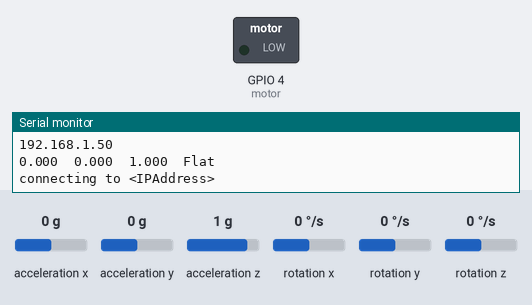
The sketch below on a simulated ESP8266 (NodeMCU). Shown: switched loads named in the sketch (green lamp = pin HIGH), the last lines printed to the serial monitor. The test bench sets the inputs (shaded band); at power-on: acceleration x 0 g, acceleration y 0 g, acceleration z 1 g, rotation x 0 °/s, rotation y 0 °/s, rotation z 0 °/s. WiFi joins after 1.5 s; servers stay silent unless stated; uploads are accepted with an empty reply.

Above: at 2.7 s.
2.8 s: acceleration x set to -0.3 g
5.2 s: acceleration x set to -0.6 g
At 5.9 s:
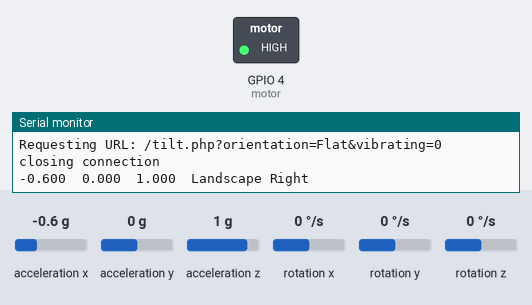
6.8 s: acceleration y set to -1.4 g
At 22.5 s:
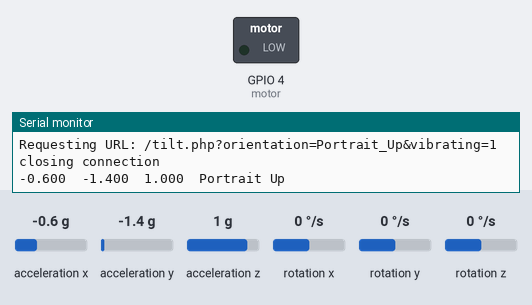
Timing chart, 0 to 23.2 s (numbered marks = the images above; inputs shaded):
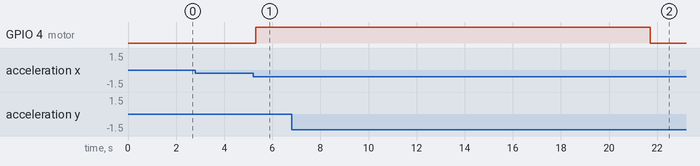

Measured:
- the behaviour switches between -0.4 and -0.5 g on acceleration x (found by bisection; images 0 and 1)
- after the input at 5.2 s, GPIO 4 (motor): LOW → HIGH after 0.11 s
- after the input at 6.8 s, GPIO 4 (motor): HIGH → LOW after 14.9 s instead of 12.4 s

The sketch:

accelerometer.ino
```cpp
#include <SparkFun_MMA8452Q.h>
#include <ESP8266WiFi.h>
#include <Wire.h> // Must include Wire library for I2C

MMA8452Q accel;
// declaring the variables for the motor attached to the sensor and the value that the motor is producing
int motor = 4;
int vibrating = 1;
// set up for a limit on the vibraton
int count = 0;
int maxnum = 10;
String previous_orientation = "Left";
// connecting sensor to WiFi
const char* ssid     = "<YourSSID>";
const char* password = "<YourPassword>";
const char* host = "<IPAddress>";
String orientation = "right";

void setup() {
  Serial.begin(9600);
  Serial.println("MMA8452Q Test Code!");

  accel.init();
  delay(10);

// sets the pin on the ESP8266 Thing for the motor to output
  pinMode (motor, OUTPUT);
// printing out that connection is being checked
  Serial.println();
  Serial.println();
  Serial.print("Connecting to ");
  Serial.println(ssid);
  WiFi.mode(WIFI_STA);
  WiFi.begin(ssid, password);
  // loop for continuous WiFi connection
  while (WiFi.status() != WL_CONNECTED) {
    delay(500);
    Serial.print(".");
  }

  Serial.println("");
  Serial.println("WiFi connected");
  Serial.println("IP address: ");
  Serial.println(WiFi.localIP());
}
// printing out the x, y, and z planes from the sensors orientation in space
  void printAccels()
{
  Serial.print(accel.x, 3);
  Serial.print("\t");
  Serial.print(accel.y, 3);
  Serial.print("\t");
  Serial.print(accel.z, 3);
  Serial.print("\t");
}
void printCalculatedAccels()
{
  Serial.print(accel.cx, 3);
  Serial.print("\t");
  Serial.print(accel.cy, 3);
  Serial.print("\t");
  Serial.print(accel.cz, 3);
  Serial.print("\t");
}
// prints the orientation (such as "Landscape Left" or "Portrait Up") of the sensor
 void printOrientation()

{
  // declares what will be printed on the serial monitor and what actions will be communicated to the motor for each individual orientation
  byte pl = accel.readPL();
  switch (pl)
  {
  case PORTRAIT_U:
   orientation = "Portrait_Up";
   digitalWrite (motor, HIGH);
   Serial.print("Portrait Up");
   vibrating = 1;
    break;
  case PORTRAIT_D:
      orientation = "Portrait_Down";
      digitalWrite (motor, HIGH);
      Serial.print("Portrait Down");
      vibrating = 1;
    break;
  case LANDSCAPE_R:
      orientation = "Landscape_Left";
      digitalWrite (motor, HIGH);
      Serial.print("Landscape Left");
      vibrating = 1;
    break;
  case LANDSCAPE_L:
      orientation = "Landscape_Right";
      digitalWrite (motor, HIGH);
      Serial.print("Landscape Right");
      vibrating = 1;
    break;
  case LOCKOUT:
      orientation = "Flat";
      digitalWrite (motor, LOW);
      Serial.print("Flat");
      vibrating = 0;
    break;
  }
}
int value = 0;
// begins loop
void loop() {
 if (accel.available()){
    accel.read();
    printCalculatedAccels();
    printOrientation();}
 // makes sure when orientation is changed that the sensor keeps checked the orientation and restarts the timer
 if (previous_orientation != orientation) {
        previous_orientation = orientation;
        count = 0; }

 // if the vibration is longer than 10 seconds it will be turned off
 if (count > maxnum) {
  digitalWrite(motor, LOW);}
  count++;
    Serial.println();
  delay(1000);
  Serial.print("connecting to ");
  Serial.println(host);

  WiFiClient client;
  const int httpPort = 80;
  if (!client.connect(host, httpPort)) {
    Serial.println("connection failed");
    return;}
//gets file from termainal then displays on webpage of url below
  String url = "/tilt.php?orientation=" + (orientation) + "&vibrating=" + String(vibrating);

  Serial.print("Requesting URL: ");
  Serial.println(url);

   // This will send the request to the server
  client.print(String("GET ") + url + " HTTP/1.1\r\n" +
               "Host: " + host + "\r\n" +
               "Connection: close\r\n\r\n");
  unsigned long timeout = millis();
  while (client.available() == 0) {
    if (millis() - timeout > 5000) {
      Serial.println(">>> Client Timeout !");
      client.stop();
      return;
    }
  }

  Serial.println();
  Serial.println("closing connection");
}
```
